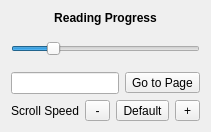
            <widget class="QWidget" name="tab">
             <attribute name="title">
              <string>Misc</string>
             </attribute>
             <layout class="QVBoxLayout" name="verticalLayout_34">
              <item>
               <widget class="QLabel" name="lblProg">
                <property name="font">
                 <font>
                  <bold>true</bold>
                 </font>
                </property>
                <property name="text">
                 <string>Reading Progress</string>
                </property>
                <property name="alignment">
                 <set>Qt::AlignCenter</set>
                </property>
               </widget>
              </item>
              <item>
               <widget class="QSlider" name="hSlider">
                <property name="sizePolicy">
                 <sizepolicy hsizetype="Preferred" vsizetype="Fixed">
                  <horstretch>0</horstretch>
                  <verstretch>0</verstretch>
                 </sizepolicy>
                </property>
                <property name="minimumSize">
                 <size>
                  <width>0</width>
                  <height>35</height>
                 </size>
                </property>
                <property name="styleSheet">
                 <string notr="true">/*
QSlider::groove:vertical
{
	background: #0000ff; 
	width: 10px; 
	border-radius: 1px; 
	padding-left:-1px; 
	padding-right:-1px; 
	padding-top:-1px; 
	padding-bottom:-1px; 
}

QSlider::sub-page:vertical 
{
	background: rgb(18,150,218); 
	border-radius: 2px; 
}
QSlider::add-page:vertical
{
	background-color: rgb(255,255,255);
	width: 10px; 
	border-radius: 2px; 
}

QSlider::handle:vertical
{ 
	border-image: url(&quot;:/res/qslider_btn.png&quot;);				
	margin: -4px -8px -4px -8px; 
	height: 25px; 
}*/


</string>
                </property>
                <property name="pageStep">
                 <number>1</number>
                </property>
                <property name="value">
                 <number>20</number>
                </property>
                <property name="tracking">
                 <bool>true</bool>
                </property>
                <property name="orientation">
                 <enum>Qt::Horizontal</enum>
                </property>
                <property name="invertedAppearance">
                 <bool>false</bool>
                </property>
                <property name="invertedControls">
                 <bool>false</bool>
                </property>
                <property name="tickPosition">
                 <enum>QSlider::NoTicks</enum>
                </property>
                <property name="tickInterval">
                 <number>1</number>
                </property>
               </widget>
              </item>
              <item>
               <layout class="QHBoxLayout" name="horizontalLayout_55">
                <item>
                 <widget class="QLineEdit" name="editPage"/>
                </item>
                <item>
                 <widget class="QToolButton" name="btnGoPage">
                  <property name="text">
                   <string>Go to Page</string>
                  </property>
                 </widget>
                </item>
               </layout>
              </item>
              <item>
               <layout class="QHBoxLayout" name="horizontalLayout_63">
                <item>
                 <widget class="QLabel" name="lblSpeed">
                  <property name="sizePolicy">
                   <sizepolicy hsizetype="Fixed" vsizetype="Preferred">
                    <horstretch>0</horstretch>
                    <verstretch>0</verstretch>
                   </sizepolicy>
                  </property>
                  <property name="text">
                   <string>Scroll Speed</string>
                  </property>
                 </widget>
                </item>
                <item>
                 <widget class="QToolButton" name="btnLessen">
                  <property name="sizePolicy">
                   <sizepolicy hsizetype="Preferred" vsizetype="Fixed">
                    <horstretch>0</horstretch>
                    <verstretch>0</verstretch>
                   </sizepolicy>
                  </property>
                  <property name="text">
                   <string>-</string>
                  </property>
                 </widget>
                </item>
                <item>
                 <widget class="QToolButton" name="btnDefault">
                  <property name="sizePolicy">
                   <sizepolicy hsizetype="Preferred" vsizetype="Fixed">
                    <horstretch>0</horstretch>
                    <verstretch>0</verstretch>
                   </sizepolicy>
                  </property>
                  <property name="text">
                   <string>Default</string>
                  </property>
                 </widget>
                </item>
                <item>
                 <widget class="QToolButton" name="btnPlus">
                  <property name="sizePolicy">
                   <sizepolicy hsizetype="Preferred" vsizetype="Fixed">
                    <horstretch>0</horstretch>
                    <verstretch>0</verstretch>
                   </sizepolicy>
                  </property>
                  <property name="text">
                   <string>+</string>
                  </property>
                 </widget>
                </item>
               </layout>
              </item>
             </layout>
            </widget>
